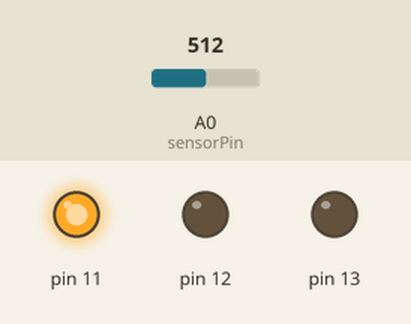
Recording of a sketch running on a simulated Arduino Uno, built with avr-gcc and run on an emulated ATmega328P. Shown: output pins drawn as LEDs (lit = HIGH). The test bench sets the inputs (shaded band); at power-on: A0 (sensorPin) = 512. What the sketch prints to the serial monitor is not drawn.

Above: at 1.2 s.
1.3 s: A0 (sensorPin) set to 493
At 2.2 s:
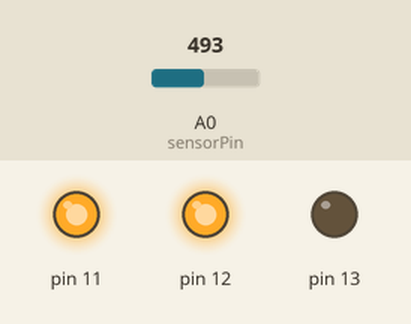
3.0 s: A0 (sensorPin) set to 267
4.5 s: A0 (sensorPin) set to 232
At 5.2 s:
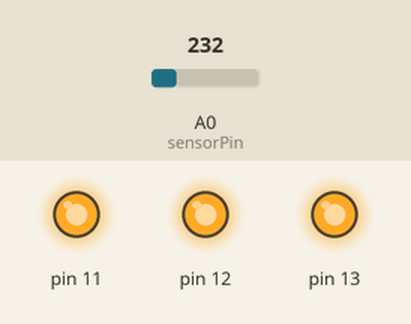
6.1 s: A0 (sensorPin) set to 1004
7.6 s: A0 (sensorPin) set to 1023
At 9.2 s:
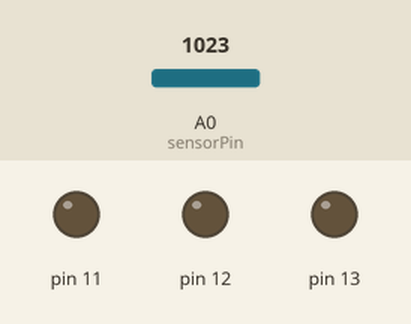
9.7 s: A0 (sensorPin) set to 750
At 11.3 s:
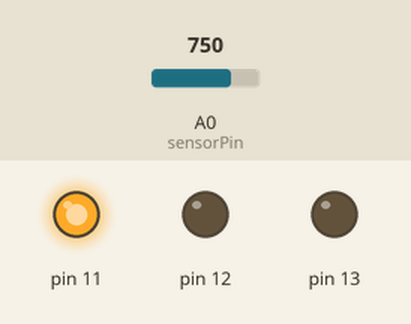
Timing chart, 0 to 12.8 s (numbered marks = the images above; inputs shaded):
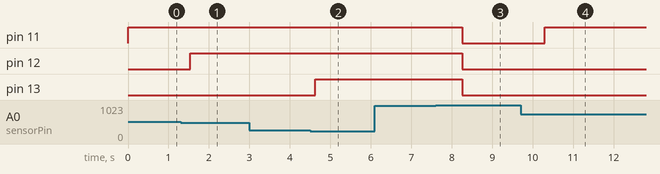

The sketch:

level-meter.ino
```cpp
int sensorValue = 0;
int sensorPin = A0;

void setup() {
  pinMode(13, OUTPUT);
  pinMode(12, OUTPUT);
  pinMode(11, OUTPUT);

  Serial.begin(9600);
}

void loop() {
  sensorValue = analogRead(sensorPin);
  if (sensorValue == 1023) {
    digitalWrite(13, LOW);
    digitalWrite(12, LOW);
    digitalWrite(11, LOW);
    sensorValue = analogRead(sensorPin);

  } else if (sensorValue <= 250) {
    digitalWrite(13, HIGH);
    sensorValue = analogRead(sensorPin);
  } else if (sensorValue <= 510) {
    digitalWrite(12, HIGH);
    sensorValue = analogRead(sensorPin);
  } else if (sensorValue <= 760) {
    digitalWrite(11, HIGH);
    sensorValue = analogRead(sensorPin);
  }

  delay(sensorValue);
  Serial.print(sensorValue);
}
```

Measured:
- the behaviour switches between 511 and 510 on A0 (sensorPin) (found by bisection; images 0 and 1)
- the behaviour switches between 251 and 250 on A0 (sensorPin) (found by bisection; images 1 and 2)
- the behaviour switches between 1022 and 1023 on A0 (sensorPin) (found by bisection; images 2 and 3)
- after the input at 1.3 s, pin 12: LOW → HIGH after 0.24 s
- after the input at 3.0 s, every drawn part: stays the same
- after the input at 4.5 s, pin 13: LOW → HIGH after 0.12 s
- after the input at 6.1 s, every drawn part: stays the same
- after the input at 7.6 s, pin 11–13: HIGH → LOW after 0.66 s
- after the input at 9.7 s, pin 11: LOW → HIGH after 0.60 s
